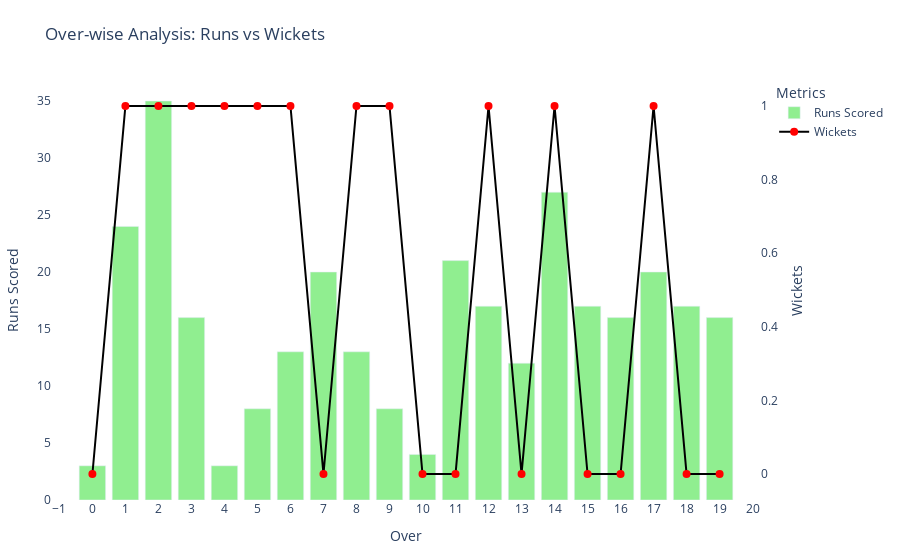

The code cell stored with this chart in its notebook:
### Code cell
fig = go.Figure()

fig.add_trace(go.Bar(
    x=overwise_analysis['over'],
    y=overwise_analysis['total_runs'],
    name='Runs Scored',
    marker_color='lightgreen',
    hovertemplate='Over %{x}<br>Runs: %{y}<extra></extra>'
))

fig.add_trace(go.Scatter(
    x=overwise_analysis['over'],
    y=overwise_analysis['wickets'],
    name='Wickets',
    mode='lines+markers',
    marker=dict(color='red', size=8),
    line=dict(width=2, color='black'),
    yaxis='y2',
  
))

fig.update_layout(
    title=' Over-wise Analysis: Runs vs Wickets',
    xaxis=dict(title='Over', tickmode='linear'),
    yaxis=dict(title='Runs Scored'),
    yaxis2=dict(title='Wickets', overlaying='y', side='right'),
    legend_title='Metrics',
    plot_bgcolor='rgba(0,0,0,0)',
    paper_bgcolor='white',
    margin=dict(l=40, r=40, t=80, b=60),

)

fig.show()

### Figure 1 — Plotly figure (JSON) as saved in the notebook; plotly's stock layout.template omitted (floating-point values rounded to 4 significant figures)
{"data": [{"hovertemplate": "Over %{x}<br>Runs: %{y}<extra></extra>", "marker": {"color": "lightgreen"}, "name": "Runs Scored", "type": "bar", "x": [0, 1, 2, 3, 4, 5, 6, 7, 8, 9, 10, 11, 12, 13, 14, 15, 16, 17, 18, 19], "y": [3, 24, 35, 16, 3, 8, 13, 20, 13, 8, 4, 21, 17, 12, 27, 17, 16, 20, 17, 16]}, {"line": {"color": "black", "width": 2}, "marker": {"color": "red", "size": 8}, "mode": "lines+markers", "name": "Wickets", "type": "scatter", "x": [0, 1, 2, 3, 4, 5, 6, 7, 8, 9, 10, 11, 12, 13, 14, 15, 16, 17, 18, 19], "y": [0, 1, 1, 1, 1, 1, 1, 0, 1, 1, 0, 0, 1, 0, 1, 0, 0, 1, 0, 0], "yaxis": "y2"}], "layout": {"autosize": true, "legend": {"title": {"text": "Metrics"}}, "margin": {"b": 60, "l": 40, "r": 40, "t": 80}, "paper_bgcolor": "white", "plot_bgcolor": "rgba(0, 0, 0, 0)", "title": {"text": " Over-wise Analysis: Runs vs Wickets"}, "xaxis": {"autorange": true, "range": [-1.197, 20.2], "tickmode": "linear", "title": {"text": "Over"}, "type": "linear"}, "yaxis": {"autorange": true, "range": [0, 36.84], "title": {"text": "Runs Scored"}, "type": "linear"}, "yaxis2": {"autorange": true, "overlaying": "y", "range": [-0.08511, 1.085], "side": "right", "title": {"text": "Wickets"}, "type": "linear"}}}
